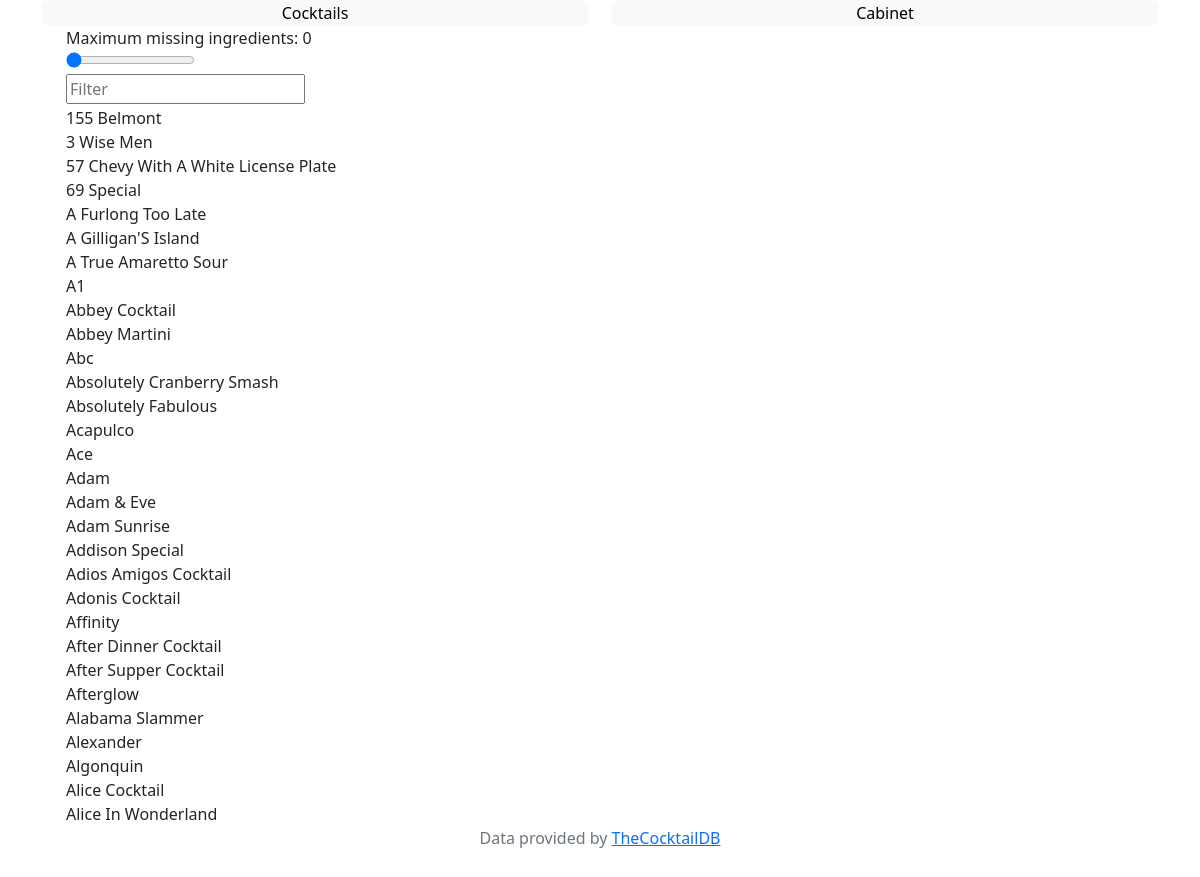
The page / on the database its author committed.
### tables this page shows
CREATE TABLE cocktails (idDrink INT PRIMARY KEY,strDrink,strCategory,strIBA,strAlcoholic,strGlass,strIngredient1,strIngredient2,strIngredient3,strIngredient4,strIngredient5,strIngredient6,strIngredient7,strIngredient8,strIngredient9,strIngredient10,strIngredient11,strIngredient12,strIngredient13,strIngredient14,strIngredient15,strMeasure1,strMeasure2,strMeasure3,strMeasure4,strMeasure5,strMeasure6,strMeasure7,strMeasure8,strMeasure9,strMeasure10,strMeasure11,strMeasure12,strMeasure13,strMeasure14,strMeasure15,strInstructions,numIngredients);

### app.py (the view)
@app.route("/", methods=["GET", "POST"])
def index():
    drinks_cabinet.refresh()
    items = drinks_cabinet.have()
    items = convert_items(items)
    cocktails = []
    for entry in book:
        missing = entry.availability(items)
        number_missing = len(missing)
        cocktails.append({"id":entry.id, "name":entry.name, "number_missing":number_missing, "missing":missing})
    cocktails = sorted(cocktails, key = lambda entry: entry["name"])
    if request.args.get("idDrink"):
        idDrink = int(request.args.get("idDrink"))
        drink = book.index[idDrink]
    else:
        drink = None
    return render_template(
        "cocktails.html", cocktails=cocktails, drink=drink
    )

### app.py (called while the page is built)
def convert_items(items):
  if type(items) != list:
    items = list([items, items])
  ingredients = set()
  for item in items:
    db_entry = db.execute("SELECT ingredient FROM ingredients WHERE item = ?", item)
    for field in db_entry:
      ingredients.add(field['ingredient'])
  return(ingredients)

  def __iter__(self):
    for entry in self.index:
      yield self.index[entry]

  def availability(self, ingredients = []):
    availability = []
    for ingredient in self.ingredients:
      if ingredient in ingredients:
        pass
      else:
        availability.append(ingredient)
    return availability

  def refresh(self):
    request_1 = db.execute("SELECT item, category, have FROM ingredients ORDER BY item")
    items = {}
    for row in request_1:
      items.update({row['item'] : {'category' : row['category'],'have' : row['have']}})
    self.items = items
    """ categorisation of items as a dictionary of format { category : [ item, item, item ...] , .. } """
    request_2 = db.execute("SELECT DISTINCT category FROM ingredients ORDER BY category")
    categories = {}
    for row in request_2:
      categories.update({row['category']:[]})
    for item in items.keys():
      categories[items[item]['category']].append(item)
    self.categories = categories

  def have(self):
    have = []
    for entry in self.items:
      if self.items[entry]['have']:
        have.append(entry)
    return have

### templates/cocktails.html (shortened to what this page needs)
{% extends "layout.html" %}
{% block left %}
  <div class="container" style="height: 10%">
<div class="row">
  <div class="col">
    <div id="selector" class="slidecontainer">
      <span>Maximum missing ingredients:</span>
      <span id="f"></span>
      <br>
      <input type="range" min="0" max="9" value="0" class="slider" id="myRange" onpointerup="refreshCocktails()"></input>
      </div>
    <div class="search">
      <input id="text_filter" type="text" onkeyup="refreshCocktails()" placeholder="Filter"></input>
    </div>
  </div>
  </div>
</div>
  <div class="container overflow-scroll" style="height: 90%">
<div class="row">
  <div class="col">
    <ul class="overflow-auto list-unstyled"  id="cocktails">
    {% for cocktail in cocktails %}
        <li>
          <div missing="{{cocktail.number_missing}}" class="nav-link active" onclick="addRecipie('{{cocktail.id}}')">{{cocktail.name}}<br></div>
        </li>
    {% endfor %}
    </ul>
    </div>
  </div>
</div>
{% endblock %}

### rows shown on the page
cocktails: name "155 Belmont"
cocktails: name "3 Wise Men"
cocktails: name "57 Chevy With A White License Plate"
cocktails: name "69 Special"
cocktails: name "A Furlong Too Late"
cocktails: name "A Gilligan'S Island"
cocktails: name "A True Amaretto Sour"
cocktails: name "A1"
cocktails: name "Abbey Cocktail"
cocktails: name "Abbey Martini"
cocktails: name "Abc"
cocktails: name "Absolutely Cranberry Smash"
cocktails: name "Absolutely Fabulous"
cocktails: name "Acapulco"
cocktails: name "Ace"
cocktails: name "Adam"
cocktails: name "Adam & Eve"
cocktails: name "Adam Sunrise"
cocktails: name "Addison Special"
cocktails: name "Adios Amigos Cocktail"
cocktails: name "Adonis Cocktail"
cocktails: name "Affinity"
cocktails: name "After Dinner Cocktail"
cocktails: name "After Supper Cocktail"
cocktails: name "Afterglow"
cocktails: name "Alabama Slammer"
cocktails: name "Alexander"
cocktails: name "Algonquin"
cocktails: name "Alice Cocktail"
cocktails: name "Alice In Wonderland"
